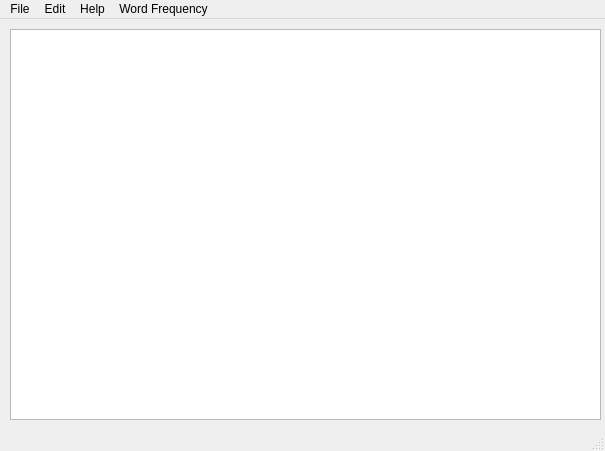
<?xml version="1.0" encoding="UTF-8"?>
<ui version="4.0">
 <class>Notepad</class>
 <widget class="QMainWindow" name="Notepad">
  <property name="geometry">
   <rect>
    <x>0</x>
    <y>0</y>
    <width>605</width>
    <height>451</height>
   </rect>
  </property>
  <property name="windowTitle">
   <string>Notepad</string>
  </property>
  <widget class="QWidget" name="centralwidget">
   <widget class="QTextEdit" name="editor">
    <property name="geometry">
     <rect>
      <x>10</x>
      <y>10</y>
      <width>591</width>
      <height>391</height>
     </rect>
    </property>
   </widget>
  </widget>
  <widget class="QMenuBar" name="menubar">
   <property name="geometry">
    <rect>
     <x>0</x>
     <y>0</y>
     <width>605</width>
     <height>21</height>
    </rect>
   </property>
   <widget class="QMenu" name="menuFile">
    <property name="title">
     <string>File</string>
    </property>
    <widget class="QMenu" name="menuPrint">
     <property name="title">
      <string>Print</string>
     </property>
     <addaction name="actionPrintDoc"/>
     <addaction name="actionSave_as_PDF"/>
    </widget>
    <addaction name="actionNew"/>
    <addaction name="actionOpen"/>
    <addaction name="actionSave"/>
    <addaction name="actionSave_As"/>
    <addaction name="separator"/>
    <addaction name="menuPrint"/>
    <addaction name="separator"/>
    <addaction name="actionExit"/>
   </widget>
   <widget class="QMenu" name="menuEdit">
    <property name="title">
     <string>Edit</string>
    </property>
    <addaction name="actionFont"/>
    <addaction name="actionUpperCase"/>
    <addaction name="actionLowerCase"/>
    <addaction name="actionWordCount"/>
   </widget>
   <widget class="QMenu" name="menuHelp">
    <property name="title">
     <string>Help</string>
    </property>
    <addaction name="actionAbout"/>
   </widget>
   <widget class="QMenu" name="menuWord_Frequency">
    <property name="title">
     <string>Word Frequency</string>
    </property>
    <addaction name="actionGraph"/>
   </widget>
   <addaction name="menuFile"/>
   <addaction name="menuEdit"/>
   <addaction name="menuHelp"/>
   <addaction name="menuWord_Frequency"/>
  </widget>
  <widget class="QStatusBar" name="statusBar"/>
  <action name="actionNew">
   <property name="text">
    <string>New</string>
   </property>
   <property name="shortcut">
    <string>Ctrl+N</string>
   </property>
  </action>
  <action name="actionOpen">
   <property name="text">
    <string>Open</string>
   </property>
   <property name="shortcut">
    <string>Ctrl+O</string>
   </property>
  </action>
  <action name="actionSave">
   <property name="text">
    <string>Save</string>
   </property>
   <property name="shortcut">
    <string>Ctrl+S</string>
   </property>
  </action>
  <action name="actionSave_As">
   <property name="text">
    <string>Save As</string>
   </property>
  </action>
  <action name="actionExit">
   <property name="text">
    <string>Exit</string>
   </property>
  </action>
  <action name="actionPrintDoc">
   <property name="text">
    <string>Print</string>
   </property>
  </action>
  <action name="actionSave_as_PDF">
   <property name="text">
    <string>Save as PDF</string>
   </property>
  </action>
  <action name="actionFont">
   <property name="text">
    <string>Font</string>
   </property>
  </action>
  <action name="actionAbout">
   <property name="text">
    <string>About</string>
   </property>
  </action>
  <action name="actionGraph">
   <property name="text">
    <string>Graph</string>
   </property>
  </action>
  <action name="actionUpperCase">
   <property name="text">
    <string>Upper Case</string>
   </property>
  </action>
  <action name="actionLowerCase">
   <property name="text">
    <string>Lower Case</string>
   </property>
  </action>
  <action name="actionWordCount">
   <property name="text">
    <string>Word Count</string>
   </property>
  </action>
 </widget>
 <resources/>
 <connections/>
</ui>
